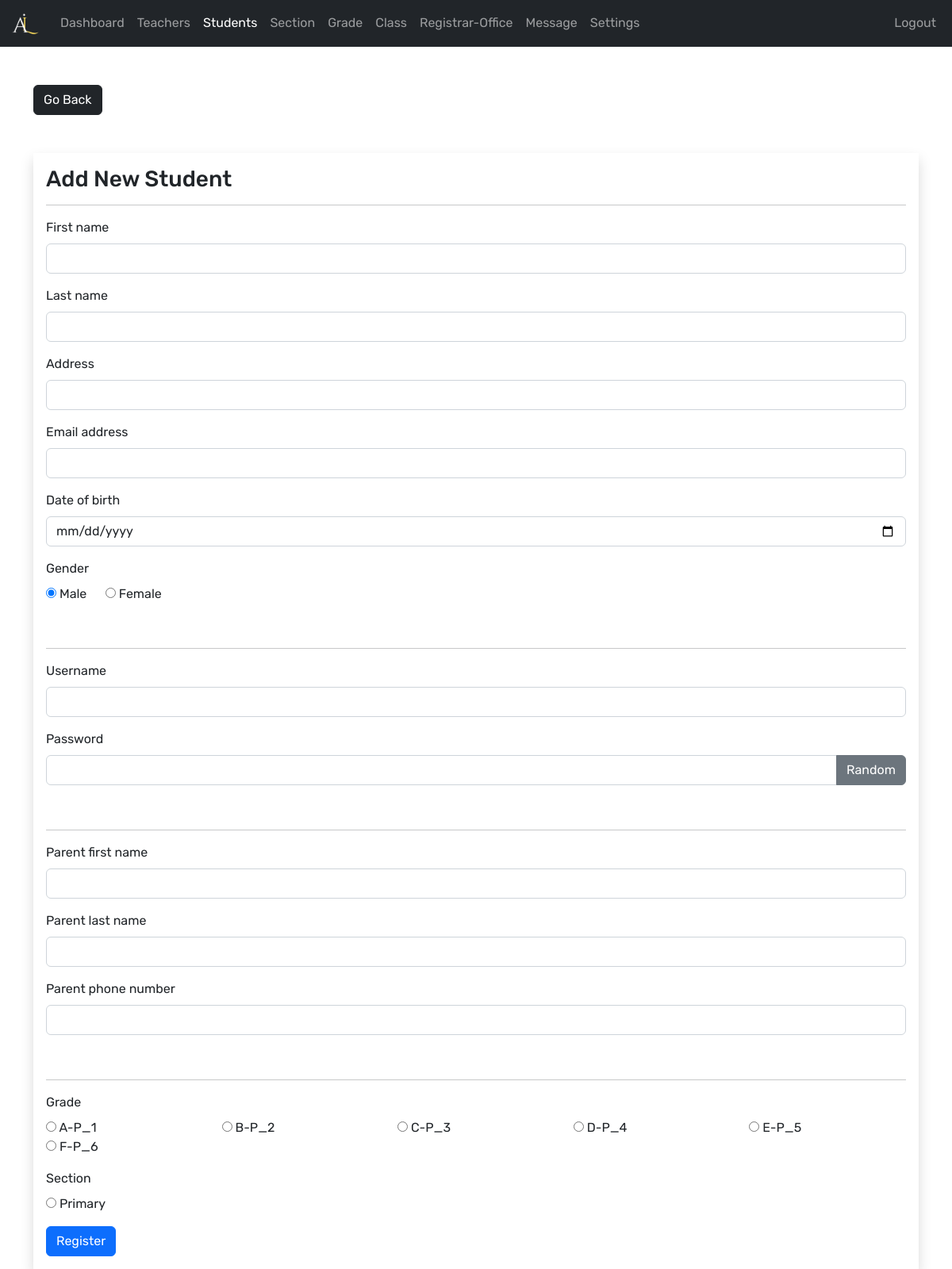
Screenshot of /admin/student-add.php (signed in) with the database file from the repository.
### tables this page shows
CREATE TABLE IF NOT EXISTS `grades` (
  `grade_id` int(11) NOT NULL AUTO_INCREMENT,
  `grade` varchar(31) NOT NULL,
  `grade_code` varchar(7) NOT NULL,
  PRIMARY KEY (`grade_id`)
);

CREATE TABLE IF NOT EXISTS `section` (
  `section_id` int(11) NOT NULL AUTO_INCREMENT,
  `section` varchar(7) NOT NULL,
  PRIMARY KEY (`section_id`)
);

### admin/data/grade.php (called while the page is built, shortened)
<?php
function getAllGrades($conn){
   $sql = "SELECT * FROM grades";
   $stmt = $conn->prepare($sql);
   $stmt->execute();
   if ($stmt->rowCount() >= 1) {
     $grades = $stmt->fetchAll();
     return $grades;
   }else {
    return 0;
   }
}

### admin/data/section.php (called while the page is built, shortened)
<?php
function getAllSections($conn){
   $sql = "SELECT * FROM section";
   $stmt = $conn->prepare($sql);
   $stmt->execute();
   if ($stmt->rowCount() >= 1) {
     $sections = $stmt->fetchAll();
     return $sections;
   }else {
    return 0;
   }
}

### admin/student-add.php (the view, shortened to what this page needs)
<?php
if (isset($_SESSION['admin_id']) &&
    isset($_SESSION['role'])) {
    if ($_SESSION['role'] == 'Admin') {
      include "../db_connect.php";
       include "data/grade.php";
       include "data/section.php";
       $grades = getAllGrades($conn);
       $sections = getAllSections($conn);
       $fname = '';
       $lname = '';
       $uname = '';
       $address = '';
       $email = '';
       $pfn = '';
       $pln = '';
       $ppn = '';
 ?>
<!DOCTYPE html>
<html lang="en">
<head>
	<link rel="stylesheet" href="https://cdn.jsdelivr.net/npm/bootstrap@5.2.0/dist/css/bootstrap.min.css">
	<link rel="stylesheet" href="../css/style.css">
  <link rel="stylesheet" href="https://cdnjs.cloudflare.com/ajax/libs/font-awesome/4.7.0/css/font-awesome.min.css">
</head>
<body>
    <?php
        include "inc/navbar.php";
     ?>
     <div class="container mt-5">
        <a href="student.php"
           class="btn btn-dark">Go Back</a>
        <form method="post"
              class="shadow p-3 mt-5"
              action="req/student-add.php">
        <h3>Add New Student</h3><hr>
        <div class="mb-3">
          <label class="form-label">First name</label>
          <input type="text"
                 class="form-control"
                 value="<?=$fname?>"
                 name="fname">
        </div>
        <div class="mb-3">
          <label class="form-label">Last name</label>
          <input type="text"
                 class="form-control"
                 value="<?=$lname?>"
                 name="lname">
        </div>
        <div class="mb-3">
          <label class="form-label">Address</label>
          <input type="text"
                 class="form-control"
                 value="<?=$address?>"
                 name="address">
        </div>
        <div class="mb-3">
          <label class="form-label">Email address</label>
          <input type="text"
                 class="form-control"
                 value="<?=$email?>"
                 name="email_address">
        </div>
        <div class="mb-3">
          <label class="form-label">Date of birth</label>
          <input type="date"
                 class="form-control"
                 name="date_of_birth">
        </div>
        <div class="mb-3">
          <label class="form-label">Gender</label><br>
          <input type="radio"
                 value="Male"
                 checked
                 name="gender"> Male
                 &nbsp;&nbsp;&nbsp;&nbsp;
          <input type="radio"
                 value="Female"
                 name="gender"> Female
        </div><br><hr>
        <div class="mb-3">
          <label class="form-label">Username</label>
          <input type="text"
                 class="form-control"
                 value="<?=$uname?>"
                 name="username">
        </div>
        <div class="mb-3">
          <label class="form-label">Password</label>
          <div class="input-group mb-3">
              <input type="text"
                     class="form-control"
                     name="pass"
                     id="passInput">
              <button class="btn btn-secondary"
                      id="gBtn">
                      Random</button>
          </div>
        </div><br><hr>
        <div class="mb-3">
          <label class="form-label">Parent first name</label>
          <input type="text"
                 class="form-control"
                 value="<?=$pfn?>"
                 name="parent_fname">
        </div>
        <div class="mb-3">
          <label class="form-label">Parent last name</label>
          <input type="text"
                 class="form-control"
                 value="<?=$pln?>"
                 name="parent_lname">
        </div>
        <div class="mb-3">
          <label class="form-label">Parent phone number</label>
          <input type="text"
                 class="form-control"
                 value="<?=$ppn?>"
                 name="parent_phone_number">
        </div><br><hr>
        <div class="mb-3">
          <label class="form-label">Grade</label>
          <div class="row row-cols-5">
            <?php foreach ($grades as $grade): ?>
            <div class="col">
              <input type="radio"
                     name="grade"
                     value="<?=$grade['grade_id']?>">
                     <?=$grade['grade_code']?>-<?=$grade['grade']?>
            </div>
            <?php endforeach ?>
          </div>
        </div>
        <div class="mb-3">
          <label class="form-label">Section</label>
          <div class="row row-cols-5">
            <?php foreach ($sections as $section): ?>
            <div class="col">
              <input type="radio"
                     name="section"
                     value="<?=$section['section_id']?>">
                     <?=$section['section']?>
            </div>
            <?php endforeach ?>
          </div>
        </div>
      <button type="submit" class="btn btn-primary">Register</button>
     </form>
     </div>
</body>
</html>
<?php
  }else {
    header("Location: ../login.php");
    exit;
  }
}else {
	header("Location: ../login.php");
	exit;
}
?>

### css/style.css (style rules this page uses)
:root { --primary: #130d2c; --light: #fff; --warning: #96405b; }
* { margin: 0; padding: 0; }
body { font-family: 'Rubik', sans-serif; }
a { text-decoration: none !important; }

### rows the page displays
grades: grade_code "A", grade "P_1"
grades: grade_code "B", grade "P_2"
grades: grade_code "C", grade "P_3"
grades: grade_code "D", grade "P_4"
grades: grade_code "E", grade "P_5"
grades: grade_code "F", grade "P_6"
section: section "Primary"
